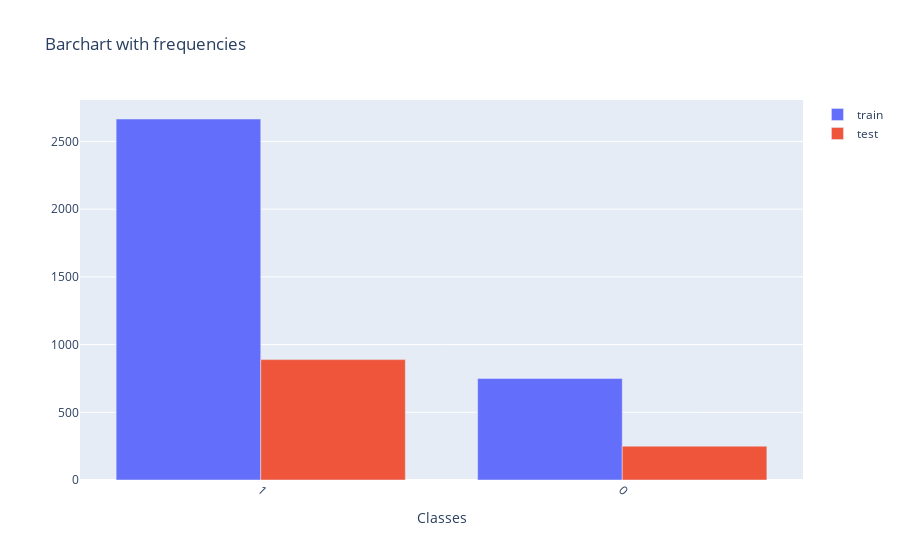

The cell this chart's notebook holds for it:
### Markdown cell above
## Split dataset into train and test
Since we have multi-class classification and imbalanced dataset, stratified split should be chosen

### Code cell
from sklearn.model_selection import train_test_split
X_train, X_test, y_train, y_test = train_test_split(X, y, stratify=y, test_size=0.25)

# plot train and test frequencies
traindict = {
    'features': X_train,
    'class': y_train.tolist()
}
trainpd = pd.DataFrame(traindict)
testdict = {
    'features': X_test,
    'class': y_test.tolist()
}
testpd = pd.DataFrame(testdict)

freqstrain = trainpd['class'].value_counts().tolist()
freqstest = testpd['class'].value_counts().tolist()
# data_classes = trainpd['class'].value_counts().index.tolist()

plot_traintest(['1','0'], freqstrain, freqstest)
del freqstrain
del freqstest

### Figure 1 — Plotly figure (JSON) as saved in the notebook; plotly's stock layout.template omitted (floating-point values rounded to 4 significant figures)
{"data": [{"name": "train", "type": "bar", "x": ["1", "0"], "y": [2666, 750]}, {"name": "test", "type": "bar", "x": ["1", "0"], "y": [889, 250]}], "layout": {"title": {"text": "Barchart with frequencies"}, "xaxis": {"tickangle": 45, "title": {"text": "Classes"}, "type": "category"}}}
